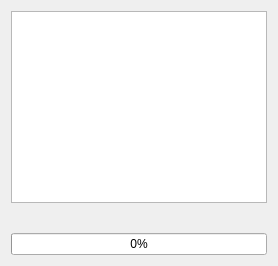
          <widget class="QWidget" name="">
           <layout class="QVBoxLayout" name="verticalLayout">
            <item>
             <widget class="QTreeView" name="treeView">
              <property name="contextMenuPolicy">
               <enum>Qt::CustomContextMenu</enum>
              </property>
              <property name="lineWidth">
               <number>100</number>
              </property>
              <property name="autoScrollMargin">
               <number>15</number>
              </property>
              <property name="indentation">
               <number>16</number>
              </property>
              <attribute name="headerMinimumSectionSize">
               <number>350</number>
              </attribute>
              <attribute name="headerDefaultSectionSize">
               <number>350</number>
              </attribute>
             </widget>
            </item>
            <item>
             <widget class="QLabel" name="labelSelectedUN">
              <property name="minimumSize">
               <size>
                <width>0</width>
                <height>18</height>
               </size>
              </property>
              <property name="text">
               <string/>
              </property>
             </widget>
            </item>
            <item>
             <widget class="QProgressBar" name="progressBarDKWait">
              <property name="value">
               <number>0</number>
              </property>
             </widget>
            </item>
           </layout>
          </widget>
